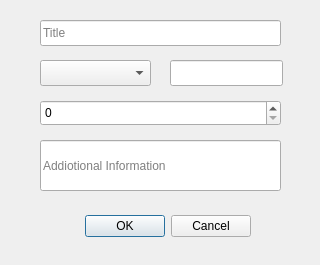
<?xml version="1.0" encoding="UTF-8"?>
<ui version="4.0">
 <class>EditResourceDialog</class>
 <widget class="QDialog" name="EditResourceDialog">
  <property name="geometry">
   <rect>
    <x>0</x>
    <y>0</y>
    <width>320</width>
    <height>265</height>
   </rect>
  </property>
  <property name="windowTitle">
   <string>Dialog</string>
  </property>
  <property name="styleSheet">
   <string notr="true">background-image: url(:/bleu/bleu.jpg);</string>
  </property>
  <widget class="QDialogButtonBox" name="buttonBox">
   <property name="geometry">
    <rect>
     <x>50</x>
     <y>210</y>
     <width>201</width>
     <height>32</height>
    </rect>
   </property>
   <property name="styleSheet">
    <string notr="true">background-image: url(:/white/white.jpg);</string>
   </property>
   <property name="orientation">
    <enum>Qt::Orientation::Horizontal</enum>
   </property>
   <property name="standardButtons">
    <set>QDialogButtonBox::StandardButton::Cancel|QDialogButtonBox::StandardButton::Ok</set>
   </property>
  </widget>
  <widget class="QLineEdit" name="lineEditTitle">
   <property name="geometry">
    <rect>
     <x>40</x>
     <y>20</y>
     <width>241</width>
     <height>26</height>
    </rect>
   </property>
   <property name="styleSheet">
    <string notr="true">background-image: url(:/white/white.jpg);</string>
   </property>
   <property name="placeholderText">
    <string>Title</string>
   </property>
  </widget>
  <widget class="QComboBox" name="comboBoxType">
   <property name="geometry">
    <rect>
     <x>40</x>
     <y>60</y>
     <width>111</width>
     <height>26</height>
    </rect>
   </property>
   <property name="placeholderText">
    <string>Type</string>
   </property>
   <item>
    <property name="text">
     <string>Article</string>
    </property>
   </item>
   <item>
    <property name="text">
     <string>Book</string>
    </property>
   </item>
   <item>
    <property name="text">
     <string>DigitalBook</string>
    </property>
   </item>
   <item>
    <property name="text">
     <string>Thesis</string>
    </property>
   </item>
  </widget>
  <widget class="QSpinBox" name="spinBoxQuantity">
   <property name="geometry">
    <rect>
     <x>40</x>
     <y>100</y>
     <width>241</width>
     <height>26</height>
    </rect>
   </property>
  </widget>
  <widget class="QLineEdit" name="lineEditAdditional">
   <property name="geometry">
    <rect>
     <x>40</x>
     <y>140</y>
     <width>241</width>
     <height>51</height>
    </rect>
   </property>
   <property name="styleSheet">
    <string notr="true">background-image: url(:/white/white.jpg);</string>
   </property>
   <property name="placeholderText">
    <string>Addiotional Information</string>
   </property>
  </widget>
  <widget class="QLineEdit" name="lineEdit">
   <property name="geometry">
    <rect>
     <x>170</x>
     <y>60</y>
     <width>113</width>
     <height>26</height>
    </rect>
   </property>
   <property name="styleSheet">
    <string notr="true">border-image: url(:/bleu/bleu.jpg);</string>
   </property>
  </widget>
 </widget>
 <resources/>
 <connections>
  <connection>
   <sender>buttonBox</sender>
   <signal>accepted()</signal>
   <receiver>EditResourceDialog</receiver>
   <slot>accept()</slot>
   <hints>
    <hint type="sourcelabel">
     <x>248</x>
     <y>254</y>
    </hint>
    <hint type="destinationlabel">
     <x>157</x>
     <y>274</y>
    </hint>
   </hints>
  </connection>
  <connection>
   <sender>buttonBox</sender>
   <signal>rejected()</signal>
   <receiver>EditResourceDialog</receiver>
   <slot>reject()</slot>
   <hints>
    <hint type="sourcelabel">
     <x>316</x>
     <y>260</y>
    </hint>
    <hint type="destinationlabel">
     <x>286</x>
     <y>274</y>
    </hint>
   </hints>
  </connection>
 </connections>
</ui>
